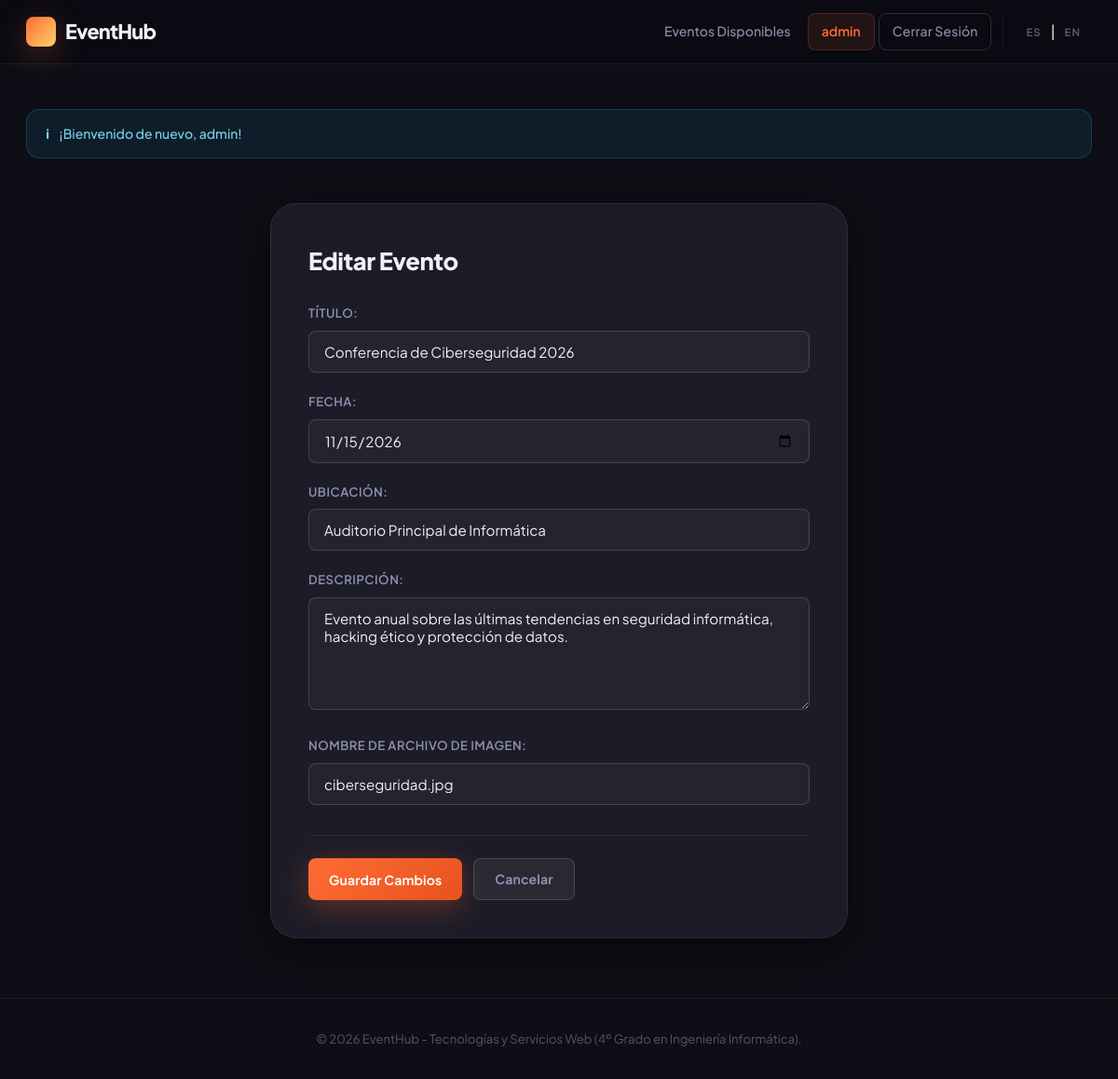
Page /index.php?controller=events&action=edit&id=1 (signed in) on the committed database.
### tables this page shows
CREATE TABLE `events` (
  `id` INT AUTO_INCREMENT PRIMARY KEY,
  `user_id` INT NOT NULL,
  `title` VARCHAR(150) NOT NULL,
  `description` TEXT NOT NULL,
  `date` DATE NOT NULL,
  `location` VARCHAR(150) NOT NULL,
  `image` VARCHAR(255) DEFAULT 'default_event.jpg',
  `created_at` DATETIME DEFAULT CURRENT_TIMESTAMP,
  FOREIGN KEY (`user_id`) REFERENCES `users` (`id`) ON DELETE CASCADE ON UPDATE CASCADE
);

### www/controller/EventsController.php (called while the page is built, shortened)
<?php
require_once(__DIR__."/../core/ViewManager.php");
require_once(__DIR__."/../model/Event.php");
require_once(__DIR__."/../model/EventMapper.php");
class EventsController extends BaseController {
    private EventMapper $eventMapper;
    public function __construct() {
        $this->eventMapper = new EventMapper();
    }
  public function edit() {
        $eventId = (int)$_REQUEST["id"];
        $event = $this->eventMapper->findById($eventId);
        $this->view->setVariable("event", $event);
        $this->view->render("events", "edit");
    }
}

### www/index.php (called while the page is built, shortened)
<?php
require_once(__DIR__."/core/I18n.php");
require_once(__DIR__."/core/ViewHelpers.php");
require_once(__DIR__."/core/ViewManager.php");
$actionName = $_GET["action"] ?? "index";
$controller = new $className();
$controller->$actionName();

### www/core/I18n.php (called while the page is built, shortened)
<?php
class I18n {
    private static ?I18n $instance = null;
    private array $messages;
    private function __construct() {
        $this->currentLanguage = $_SESSION["currentlang"] ?? "es";
    }
    public static function getInstance(): I18n {
        if (self::$instance === null) {
            self::$instance = new I18n();
        }
        return self::$instance;
    }
    private function loadMessages(string $language): void {
        $file = __DIR__."/../view/messages/messages_".$language.".php";
        if (file_exists($file)) {
            $this->messages = $i18n_messages ?? array();
        } else {
            $this->messages = array();
        }
    }
    public function i18n(string $key): string {
        return $this->messages[$key] ?? $key;
    }
}
function i18n(string $key): string {
    return I18n::getInstance()->i18n($key);
}

### www/core/ViewHelpers.php (called while the page is built)
<?php
require_once(__DIR__."/I18n.php");
function t(string $key): string {
    return i18n($key);
}

### www/model/Event.php (called while the page is built, shortened)
<?php
class Event {
    private ?int $id;
    private string $title;
    private string $description;
    private string $date;
    private string $location;
    private string $image;
    public function __construct(?int $id = null, int $userId = 0, string $title = "", string $description = "", string $date = "", string $location = "", string $image = "default_event.jpg", ?User $author = null, array $activities = []) {
        $this->id = $id;
        $this->title = $title;
        $this->description = $description;
        $this->date = $date;
        $this->location = $location;
        $this->image = $image;
    }
    public function getId(): ?int { return $this->id; }
    public function getTitle(): string { return $this->title; }
    public function getDescription(): string { return $this->description; }
    public function getDate(): string { return $this->date; }
    public function getLocation(): string { return $this->location; }
    public function getImage(): string { return $this->image; }
}

### www/model/EventMapper.php (called while the page is built, shortened)
<?php
require_once(__DIR__."/../core/PDOConnection.php");
require_once(__DIR__."/../model/Event.php");
class EventMapper {
    private PDO $db;
    public function __construct() {
        $this->db = PDOConnection::getInstance();
    }
    public function findById(int $eventId): ?Event {
        $stmt = $this->db->prepare(
            "SELECT e.*, u.username FROM events e INNER JOIN users u ON e.user_id = u.id WHERE e.id = ?"
        );
        $stmt->execute(array($eventId));
        $row = $stmt->fetch(PDO::FETCH_ASSOC);
        if ($row !== false) {
            $author = new User($row["user_id"], $row["username"]);
            return new Event(
                $row["id"],
                $row["user_id"],
                $row["title"],
                $row["description"],
                $row["date"],
                $row["location"],
                $row["image"],
                $author
            );
        }
        return null;
    }
}

### www/core/PDOConnection.php (called while the page is built)
<?php
class PDOConnection {
    private static $dbhost = "db";
    private static $dbname = "mvcblog";
    private static $dbuser = "root";
    private static $dbpass = "secret";
    private static $dbinstance = NULL;
    public static function getInstance() {
        if (!self::$dbinstance) {
            $host = getenv('DB_HOST') ?: self::$dbhost;
            $dbname = getenv('DB_NAME') ?: self::$dbname;
            $user = getenv('DB_USER') ?: self::$dbuser;
            $pass = getenv('DB_PASSWORD') ?: self::$dbpass;
            self::$dbinstance = new PDO(
                "mysql:host=".$host.";dbname=".$dbname.";charset=utf8mb4",
                $user,
                $pass,
                array(
                    PDO::ATTR_EMULATE_PREPARES => false,
                    PDO::ATTR_ERRMODE => PDO::ERRMODE_EXCEPTION
                )
            );
        }
        return self::$dbinstance;
    }
}

### www/view/events/edit.php (the view, shortened to what this page needs)
<?php
require_once(__DIR__."/../../core/ViewManager.php");
$view = ViewManager::getInstance();
$event = $view->getVariable("event");
?>
<div class="form-container main-content">
    <h2><?= t("Edit Event") ?></h2>
    <form action="index.php?controller=events&amp;action=edit" method="POST" class="form">
        <div class="form-group">
            <label for="title"><?= t("Title") ?>:</label>
            <input type="text" id="title" name="title" class="form-control" value="<?= htmlspecialchars($event->getTitle()) ?>" required>
        </div>
        <div class="form-group">
            <label for="date"><?= t("Date") ?>:</label>
            <input type="date" id="date" name="date" class="form-control" value="<?= htmlspecialchars($event->getDate()) ?>" required>
        </div>
        <div class="form-group">
            <label for="location"><?= t("Location") ?>:</label>
            <input type="text" id="location" name="location" class="form-control" value="<?= htmlspecialchars($event->getLocation()) ?>" required>
        </div>
        <div class="form-group">
            <label for="description"><?= t("Description") ?>:</label>
            <textarea id="description" name="description" class="form-control" rows="5" required><?= htmlspecialchars($event->getDescription()) ?></textarea>
        </div>
        <div class="form-group">
            <label for="image"><?= t("Image Filename") ?>:</label>
            <input type="text" id="image" name="image" class="form-control" value="<?= htmlspecialchars($event->getImage()) ?>">
        </div>
        <div class="form-actions">
            <button type="submit" class="btn btn-primary"><?= t("Save Changes") ?></button>
            <a href="index.php?controller=events&amp;action=view&amp;id=<?= $event->getId() ?>" class="btn btn-secondary"><?= t("Cancel") ?></a>
        </div>
    </form>
</div>

### www/css/style.css (style rules this page uses)
:root { --orange: #ff6b35; --orange-dark: #e8521e; --orange-glow: rgba(255, 107, 53, 0.35); --teal: #00c2a8; --yellow: #ffd166; --success: #06d6a0; --danger: #ef476f; --warning: #ffd166; --info: #118ab2; --bg: #0e0e16; --bg-surface: #16161f; --bg-card: #1c1c28; --bg-card-hover: #22222f; --bg-nav: #0a0a12; --text: #f0f0f8; --text-muted: #9090b0; --text-dim: #55556a; --border: rgba(255,255,255,0.07); --border-bright: rgba(255,255,255,0.14); --radius-sm: 8px; --radius: 14px; --radius-lg: 20px; --radius-xl: 28px; --shadow: 0 4px 24px rgba(0,0,0,0.4); --shadow-lg: 0 12px 48px rgba(0,0,0,0.5); --shadow-orange: 0 8px 32px rgba(255,107,53,0.3); --transition: all 0.28s cubic-bezier(0.4, 0, 0.2, 1); }
*, *::before, *::after { box-sizing: border-box; margin: 0; padding: 0; }
body { font-family: 'Plus Jakarta Sans', 'Segoe UI', system-ui, sans-serif; background: var(--bg); color: var(--text); line-height: 1.65; -webkit-font-smoothing: antialiased; min-height: 100vh; }
.btn { display: inline-flex; align-items: center; justify-content: center; gap: 6px; padding: 10px 22px; border-radius: var(--radius-sm); text-decoration: none; font-weight: 700; font-size: 0.875rem; cursor: pointer; border: none; transition: var(--transition); letter-spacing: 0.01em; font-family: inherit; }
.btn-primary { background: linear-gradient(135deg, var(--orange), var(--orange-dark)); color: #fff; box-shadow: var(--shadow-orange); }
.btn-secondary { background: rgba(255,255,255,0.06); color: var(--text-muted); border: 1px solid var(--border-bright); }
.form-container { max-width: 620px; margin: 48px auto; background: var(--bg-card); padding: 40px; border-radius: var(--radius-xl); box-shadow: var(--shadow-lg); border: 1px solid var(--border); }
.form-container h2 { font-size: 1.6rem; font-weight: 800; margin-bottom: 8px; color: var(--text); letter-spacing: -0.5px; }
.form-container h2 + * { margin-top: 24px; }
.form-group { margin-bottom: 20px; }
.form-group label { display: block; margin-bottom: 8px; font-weight: 600; font-size: 0.82rem; color: var(--text-muted); text-transform: uppercase; letter-spacing: 0.5px; }
.form-control { width: 100%; padding: 12px 16px; border: 1.5px solid var(--border-bright); border-radius: var(--radius-sm); font-size: 0.95rem; font-family: inherit; color: var(--text); background: rgba(255,255,255,0.04); transition: var(--transition); outline: none; }
.form-control::placeholder { color: var(--text-dim); }
textarea.form-control { resize: vertical; min-height: 120px; }
.form-actions { display: flex; gap: 12px; margin-top: 32px; padding-top: 24px; border-top: 1px solid var(--border); }

### rows in the picture
events: title "Conferencia de Ciberseguridad 2026", date "11/15/2026", location "Auditorio Principal de Informática", description "Evento anual sobre las últimas tendencias en seguridad informática, hacking ético y protección de datos.", image "ciberseguridad.jpg"

### other values in the picture
t("Available Events") "Eventos Disponibles"
$currentUser "admin"
t("Logout") "Cerrar Sesión"
$flashMessage "¡Bienvenido de nuevo, admin!"
t("Edit Event") "Editar Evento"
t("Title") "TÍTULO"
t("Date") "FECHA"
t("Location") "UBICACIÓN"
t("Description") "DESCRIPCIÓN"
t("Image Filename") "NOMBRE DE ARCHIVO DE IMAGEN"
t("Save Changes") "Guardar Cambios"
t("Cancel") "Cancelar"
